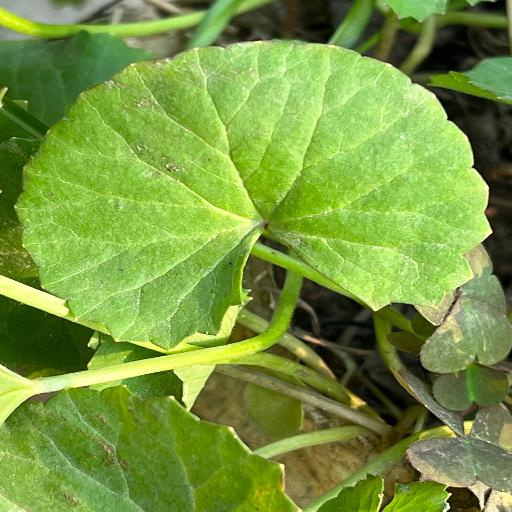
#> input picture examples/centella_development.jpg, 512 x 512 px
$ python -i features.py   (imports and definitions only)
#> lines starting #> are read from the running program, lines starting #| are printed output that depends on the picture
"""Fixed, per-image descriptors; no learned preprocessing or augmentation."""
from pathlib import Path
import numpy as np
from PIL import Image, ImageOps
from skimage.color import rgb2gray, rgb2hsv
from skimage.feature import hog, local_binary_pattern

FEATURE_SPEC = {
    "version": "hog-hsv-lbp-v1",
    "resize": [96, 96],
    "hog": {"orientations": 9, "pixels_per_cell": [16, 16], "cells_per_block": [2, 2], "block_norm": "L2-Hys"},
    "hsv_bins_per_channel": 16,
    "lbp": {"P": 8, "R": 1, "method": "uniform", "bins": 10},
    "dimension": 958,
}


def load_rgb(path: str | Path) -> Image.Image:
#> called with path = '../examples/centella_development.jpg'
    with Image.open(path) as im:
#> im is the input picture: PIL image 512x512 RGB; mean R, G, B 119.2, 151.3, 63.9
        return ImageOps.exif_transpose(im).convert("RGB")


def extract(path: str | Path) -> np.ndarray:
    im = load_rgb(path).resize((96, 96), Image.Resampling.LANCZOS)
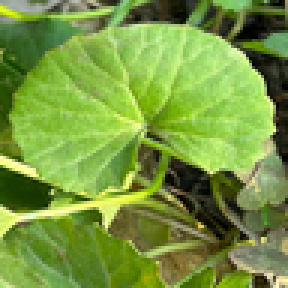
#> im: PIL image 96x96 RGB (shown 3 times larger); mean R, G, B 119.2, 151.2, 64
    rgb = np.asarray(im, dtype=np.float32) / 255.0
    gray = rgb2gray(rgb)
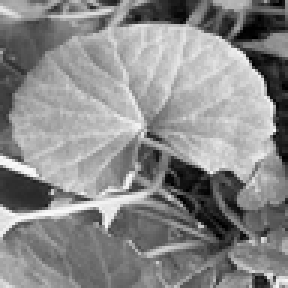
#> gray: shape (96, 96) float32 (shown 3 times larger); min 0, max 0.982, mean 0.542
    shape = hog(gray, orientations=9, pixels_per_cell=(16, 16),
                cells_per_block=(2, 2), block_norm="L2-Hys")
#> shape = 900 values, max 0.313 at index 382, min 0.0157 at index 750, mean 0.147
    hsv = rgb2hsv(rgb)
#> hsv: shape (96, 96, 3) float32; mean of channels 0, 1, 2 0.223, 0.59, 0.595
    colors = [np.histogram(hsv[..., c], bins=16, range=(0, 1))[0] / (96 * 96)
              for c in range(3)]
#> colors = 3 items
    lbp = local_binary_pattern(np.rint(gray * 255).astype(np.uint8), 8, 1, method="uniform")
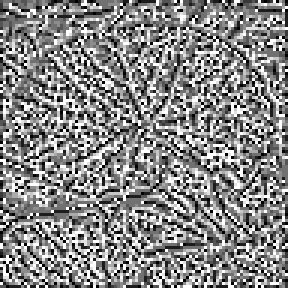
#> lbp: shape (96, 96) float64 (shown 3 times larger); min 0, max 9, mean 4.78; drawn with min black and max white
    texture = np.histogram(lbp, bins=10, range=(0, 10))[0] / (96 * 96)
#> texture = [0.08, 0.0919, 0.0637, 0.0938, 0.171, 0.107, 0.0742, 0.0803, 0.0896, 0.149]
    result = np.concatenate([shape, *colors, texture]).astype(np.float32)
#> result = 958 values, max 0.655 at index 903, min 0 at index 911, mean 0.143
    if result.shape != (FEATURE_SPEC["dimension"],) or not np.isfinite(result).all():
        raise ValueError(f"Invalid feature vector: {path}")
    return result

>>> result = extract('../examples/centella_development.jpg')
